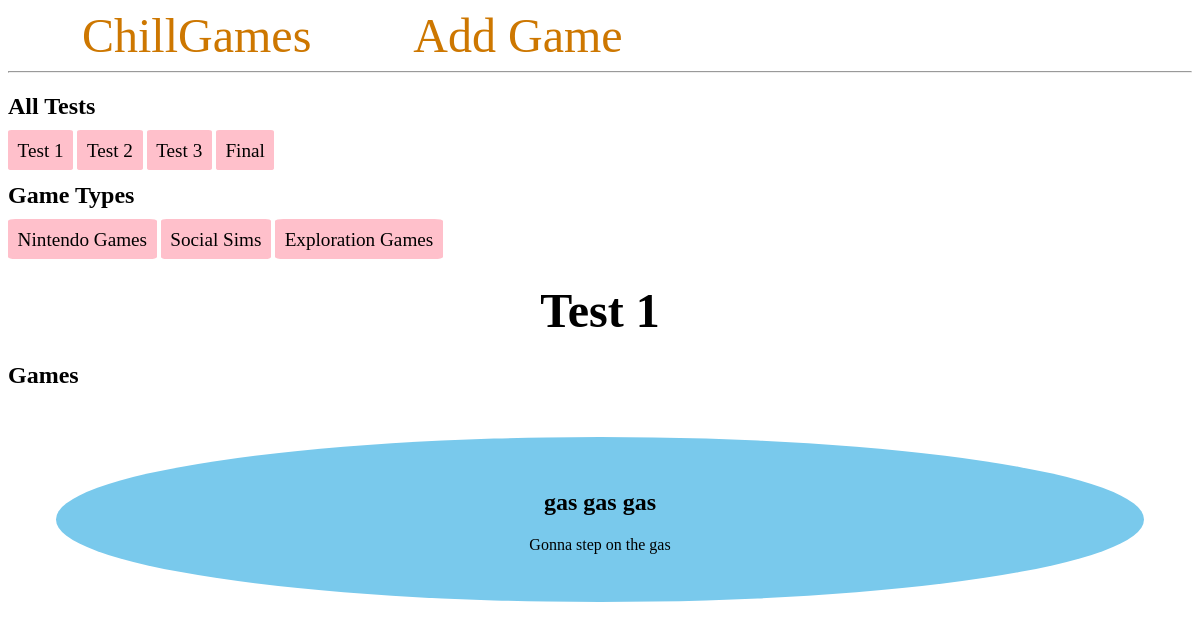
The app's page /test_1/, older data.
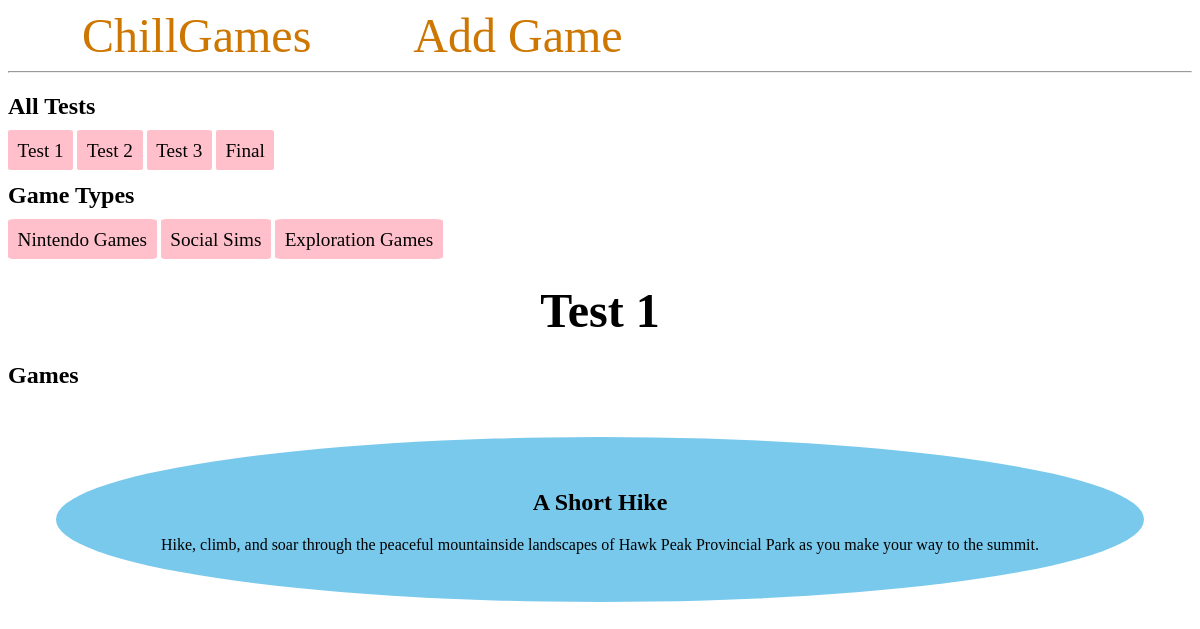
The same page, newer data.
### tables this page shows
CREATE TABLE test1(
    game_id integer primary key autoincrement,
    title text not null,
    description text not null
);

### app.py (the view)
@app.route('/test_1/')
def test_1():
    conn = get_db_connection()
    games = conn.execute('select * from test1').fetchall()
    conn.close()
    return render_template('test_1.html', games=games)

### app.py (called while the page is built)
def get_db_connection():
  conn = sqlite3.connect('database.sqlite')
  conn.row_factory = sqlite3.Row
  return conn

### templates/test_1.html
{% extends 'base.html' %}
{% block content %}
<h1>{% block title %} Test 1 {% endblock %}</h1>
<h2>Games</h2>
{% for game in games %}
<div class='game'>
    <h2>{{ game['title'] }}</h2>
    <p>{{ game['description'] }}</p>
</div>
{% endfor %}
{% endblock %}

Row changes from the older to the newer data that the page shows:
removed test1: title "gas gas gas", description "Gonna step on the gas"
added test1: title "A Short Hike", description "Hike, climb, and soar through the peaceful mountainside landscapes of Hawk Peak Provincial Park as you make your way to the summit."
